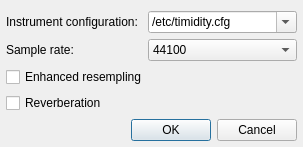
<?xml version="1.0" encoding="UTF-8"?>
<ui version="4.0">
 <class>SettingsDialog</class>
 <widget class="QDialog" name="SettingsDialog">
  <property name="geometry">
   <rect>
    <x>0</x>
    <y>0</y>
    <width>292</width>
    <height>133</height>
   </rect>
  </property>
  <property name="windowTitle">
   <string>FFmpeg Plugin Settings</string>
  </property>
  <layout class="QGridLayout" name="gridLayout">
   <property name="leftMargin">
    <number>6</number>
   </property>
   <property name="rightMargin">
    <number>6</number>
   </property>
   <property name="bottomMargin">
    <number>6</number>
   </property>
   <item row="0" column="0">
    <widget class="QLabel" name="label">
     <property name="text">
      <string>Instrument configuration: </string>
     </property>
    </widget>
   </item>
   <item row="0" column="1" colspan="2">
    <widget class="QComboBox" name="comboBox">
     <property name="editable">
      <bool>true</bool>
     </property>
     <item>
      <property name="text">
       <string>/etc/timidity.cfg</string>
      </property>
     </item>
     <item>
      <property name="text">
       <string>/etc/timidity/timidity.cfg</string>
      </property>
     </item>
    </widget>
   </item>
   <item row="1" column="0">
    <widget class="QLabel" name="label_2">
     <property name="text">
      <string>Sample rate:</string>
     </property>
    </widget>
   </item>
   <item row="2" column="0" colspan="3">
    <widget class="QCheckBox" name="checkBox">
     <property name="text">
      <string>Enhanced resempling</string>
     </property>
    </widget>
   </item>
   <item row="3" column="0" colspan="3">
    <widget class="QCheckBox" name="checkBox_2">
     <property name="text">
      <string>Reverberation</string>
     </property>
    </widget>
   </item>
   <item row="4" column="0" colspan="3">
    <widget class="QDialogButtonBox" name="buttonBox">
     <property name="sizePolicy">
      <sizepolicy hsizetype="Expanding" vsizetype="Fixed">
       <horstretch>0</horstretch>
       <verstretch>0</verstretch>
      </sizepolicy>
     </property>
     <property name="standardButtons">
      <set>QDialogButtonBox::Cancel|QDialogButtonBox::Ok</set>
     </property>
    </widget>
   </item>
   <item row="1" column="1" colspan="2">
    <widget class="QComboBox" name="comboBox_2">
     <item>
      <property name="text">
       <string>44100</string>
      </property>
     </item>
     <item>
      <property name="text">
       <string>48000</string>
      </property>
     </item>
    </widget>
   </item>
  </layout>
 </widget>
 <resources/>
 <connections>
  <connection>
   <sender>buttonBox</sender>
   <signal>accepted()</signal>
   <receiver>SettingsDialog</receiver>
   <slot>accept()</slot>
   <hints>
    <hint type="sourcelabel">
     <x>214</x>
     <y>167</y>
    </hint>
    <hint type="destinationlabel">
     <x>103</x>
     <y>160</y>
    </hint>
   </hints>
  </connection>
  <connection>
   <sender>buttonBox</sender>
   <signal>rejected()</signal>
   <receiver>SettingsDialog</receiver>
   <slot>reject()</slot>
   <hints>
    <hint type="sourcelabel">
     <x>269</x>
     <y>174</y>
    </hint>
    <hint type="destinationlabel">
     <x>148</x>
     <y>169</y>
    </hint>
   </hints>
  </connection>
 </connections>
</ui>
